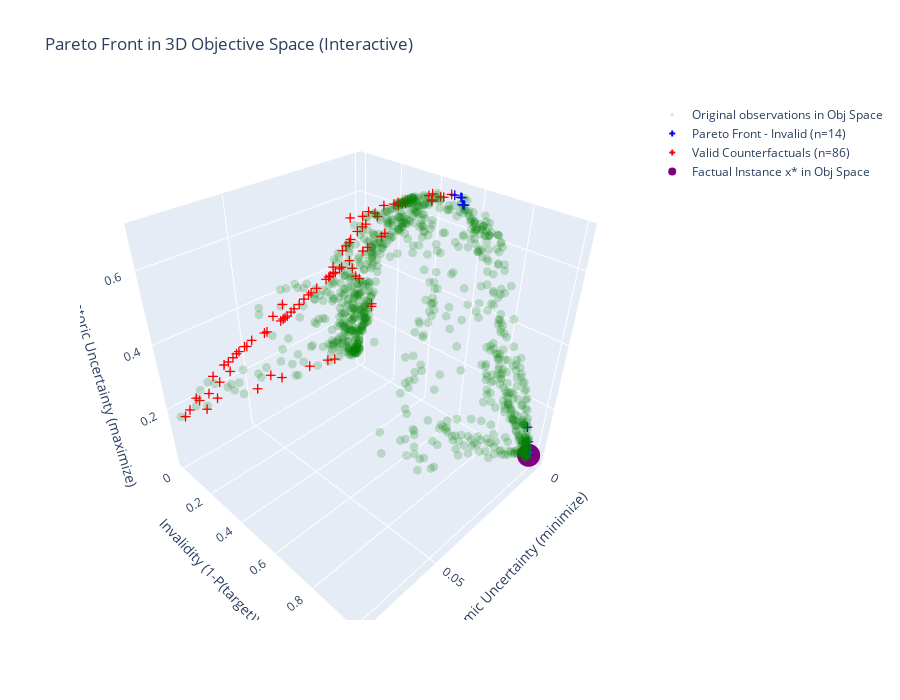

The notebook cell this image was saved under:
### Markdown cell above
## 6. Visualize Pareto Front in Objective Space

Since we use multi-objective optimization, all counterfactuals on the Pareto front are non-dominated solutions - none is strictly "better" than another. Let's visualize the Pareto front in 3D objective space to see the trade-offs.

### Code cell
# 3D Pareto Front Visualization in Objective Space (Interactive with Plotly)
import plotly.graph_objects as go

if result.F is not None and len(result.F) > 0:
    # Separate valid and invalid counterfactuals
    # Objectives: [0] Validity (1-P), [1] Sparsity, [2] AU (negated), [3] EU (positive)
    validity = result.F[:, 0]  # 1 - P(target), so < 0.5 means valid
    valid_mask = validity < 0.5
    invalid_mask = ~valid_mask
    
    valid_F = result.F[valid_mask]
    invalid_F = result.F[invalid_mask]
    
    # Evaluate all training data in objective space for context
    F_X = problem.evaluate(X)
    
    # Evaluate factual point in objective space
    F_factual = problem.evaluate(factual.astype(np.float32))
    
    fig = go.Figure()
    
    # Original observations in Obj Space (for context)
    # Use EU (index 3, positive) for x, Validity (index 0) for y, AU (index 2, negated) for z
    fig.add_trace(go.Scatter3d(
        x=F_X[:, 3], y=F_X[:, 0], z=-F_X[:, 2],  # EU is positive, negate AU
        mode='markers',
        marker=dict(color='green', size=3, opacity=0.2),
        name='Original observations in Obj Space'
    ))
    
    # Invalid Pareto front points (blue crosses)
    if len(invalid_F) > 0:
        fig.add_trace(go.Scatter3d(
            x=invalid_F[:, 3], y=invalid_F[:, 0], z=-invalid_F[:, 2],
            mode='markers',
            marker=dict(color='blue', size=5, opacity=1, symbol='cross'),
            name=f'Pareto Front - Invalid (n={len(invalid_F)})'
        ))
    
    # Valid counterfactuals (red crosses)
    if len(valid_F) > 0:
        fig.add_trace(go.Scatter3d(
            x=valid_F[:, 3], y=valid_F[:, 0], z=-valid_F[:, 2],
            mode='markers',
            marker=dict(color='red', size=5, symbol='cross'),
            name=f'Valid Counterfactuals (n={len(valid_F)})'
        ))
    
    # Factual point (purple)
    fig.add_trace(go.Scatter3d(
        x=[F_factual[3]],
        y=[F_factual[0]],
        z=[-F_factual[2]],
        mode='markers',
        marker=dict(color='purple', size=8),
        name='Factual Instance x* in Obj Space'
    ))
    
    fig.update_layout(
        scene=dict(
            xaxis_title='Epistemic Uncertainty (minimize)',
            yaxis_title='Invalidity (1-P(target))',
            zaxis_title='Aleatoric Uncertainty (maximize)'
        ),
        width=900, height=700,
        title='Pareto Front in 3D Objective Space (Interactive)'
    )
    
    fig.show()
    
    print(f"\nTotal Pareto-optimal counterfactuals: {len(result.X)}")
    print(f"Valid CFs (P(target) > 0.5): {np.sum(valid_mask)}")
    print(f"Invalid CFs (P(target) ≤ 0.5): {np.sum(invalid_mask)}")

### Figure 1 — Plotly figure (JSON) as saved in the notebook; plotly's stock layout.template omitted (floating-point values rounded to 4 significant figures; data arrays with more than 128 entries replaced by an {"elided": "..."} marker saying what was removed)
{"data": [{"marker": {"color": "green", "opacity": 0.2, "size": 3}, "mode": "markers", "name": "Original observations in Obj Space", "type": "scatter3d", "x": {"elided": "1000 float values"}, "y": {"elided": "1000 float values"}, "z": {"elided": "1000 float values"}}, {"marker": {"color": "blue", "opacity": 1, "size": 5, "symbol": "cross"}, "mode": "markers", "name": "Pareto Front - Invalid (n=14)", "type": "scatter3d", "x": [0.001899, 0.001972, 0.001882, 0.002868, 0.002871, 0.005198, 0.004424, 0.005188, 0.003111, 0.00178, 0.002607, 0.005173, 0.0033, 0.001785], "y": [0.5061, 0.997, 0.9963, 0.9943, 0.9943, 0.5804, 0.9762, 0.5839, 0.9906, 0.5383, 0.9962, 0.5748, 0.9848, 0.5328], "z": [0.6912, 0.02739, 0.02351, 0.05299, 0.0531, 0.6879, 0.1543, 0.688, 0.07113, 0.69, 0.04035, 0.6879, 0.09987, 0.6905]}, {"marker": {"color": "red", "size": 5, "symbol": "cross"}, "mode": "markers", "name": "Valid Counterfactuals (n=86)", "type": "scatter3d", "x": [0.01349, 0.0001544, 0.07451, 0.02155, 0.04998, 0.02282, 0.03397, 0.001559, 0.02452, 0.007742, 0.001983, 0.0211, 0.06915, 0.00699, 0.05659, 0.05245, 0.003397, 0.07276, 0.01168, 0.06708, 0.02156, 0.03277, 0.04802, 0.06574, 0.04069, 0.0544, 0.01127, 0.01077, 0.01647, 0.004319, 0.03209, 0.009754, 0.0188, 0.02598, 0.00396, 0.06165, 0.001355, 0.003821, 0.05825, 0.04242, 0.01957, 0.003232, 0.04456, 0.03862, 0.0004975, 0.03777, 0.06376, 0.01403, 0.03665, 0.03516, 0.0631, 0.01787, 0.00308, 0.01893, 0.01526, 0.04134, 0.01687, 0.01234, 0.02545, 0.03059, 0.05186, 0.0002238, 0.0276, 0.02826, 0.006371, 0.02649, 0.02013, 0.0399, 0.001054, 0.07013, 0.02501, 0.07449, 0.05526, 0.03932, 0.03747, 0.05773, 0.01289, 0.0597, 0.04524, 0.02024, 0.02727, 0.046, 0.01411, 0.0132, 0.05964, 0.01662], "y": [0.00143, 0.07189, 0.008489, 0.1248, 0.0439, 0.2377, 0.1279, 0.4538, 0.2171, 0.1951, 0.4928, 0.3166, 0.01083, 0.3314, 0.02973, 0.03736, 0.2535, 0.01019, 0.348, 0.006148, 0.2276, 0.1389, 0.005689, 0.01151, 0.08183, 0.03275, 0.1762, 0.1112, 0.1592, 0.4125, 0.1443, 0.2068, 0.3712, 0.201, 0.3052, 0.01402, 0.3978, 0.4243, 0.0268, 0.007638, 0.3639, 0.2845, 0.1029, 0.09059, 0.3871, 0.003394, 0.01924, 0.165, 0.1049, 0.1155, 0.01003, 0.1513, 0.2715, 0.1453, 0.2102, 0.1132, 0.002105, 0.1718, 0.002853, 0.1566, 0.04181, 0.0739, 0.1857, 0.1794, 0.074, 0.1962, 0.3015, 0.08505, 0.4347, 0.01245, 0.2119, 0.00868, 0.03107, 0.08764, 0.0979, 0.01779, 0.1189, 0.02314, 0.0649, 0.2768, 0.1889, 0.06094, 0.3556, 0.2954, 0.0232, 0.1539], "z": [0.08601, 0.252, 0.1714, 0.4679, 0.3216, 0.5174, 0.4135, 0.6758, 0.4991, 0.5909, 0.691, 0.6611, 0.1998, 0.6505, 0.2894, 0.3099, 0.6222, 0.1858, 0.667, 0.1574, 0.6288, 0.4249, 0.1347, 0.2065, 0.3577, 0.3007, 0.5747, 0.4019, 0.5418, 0.6792, 0.43, 0.6072, 0.6102, 0.4848, 0.6448, 0.2264, 0.6549, 0.6846, 0.2819, 0.1577, 0.6022, 0.6363, 0.3927, 0.3675, 0.6541, 0.1263, 0.2572, 0.5591, 0.3869, 0.3979, 0.1773, 0.5256, 0.6319, 0.5131, 0.6135, 0.4198, 0.09708, 0.5692, 0.1123, 0.4419, 0.3095, 0.2621, 0.4724, 0.4665, 0.3701, 0.4815, 0.5613, 0.3616, 0.6721, 0.2131, 0.4945, 0.1718, 0.2968, 0.3641, 0.3778, 0.2453, 0.4355, 0.277, 0.3359, 0.5455, 0.4755, 0.334, 0.6704, 0.6535, 0.2773, 0.532]}, {"marker": {"color": "purple", "size": 8}, "mode": "markers", "name": "Factual Instance x* in Obj Space", "type": "scatter3d", "x": [0.002865], "y": [0.9943], "z": [0.05287]}], "layout": {"height": 700, "scene": {"xaxis": {"title": {"text": "Epistemic Uncertainty (minimize)"}}, "yaxis": {"title": {"text": "Invalidity (1-P(target))"}}, "zaxis": {"title": {"text": "Aleatoric Uncertainty (maximize)"}}}, "title": {"text": "Pareto Front in 3D Objective Space (Interactive)"}, "width": 900}}
